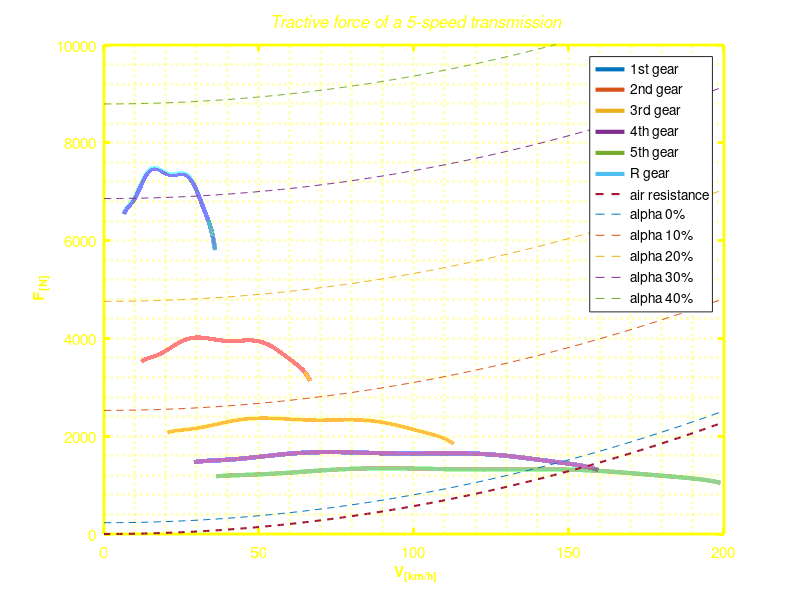
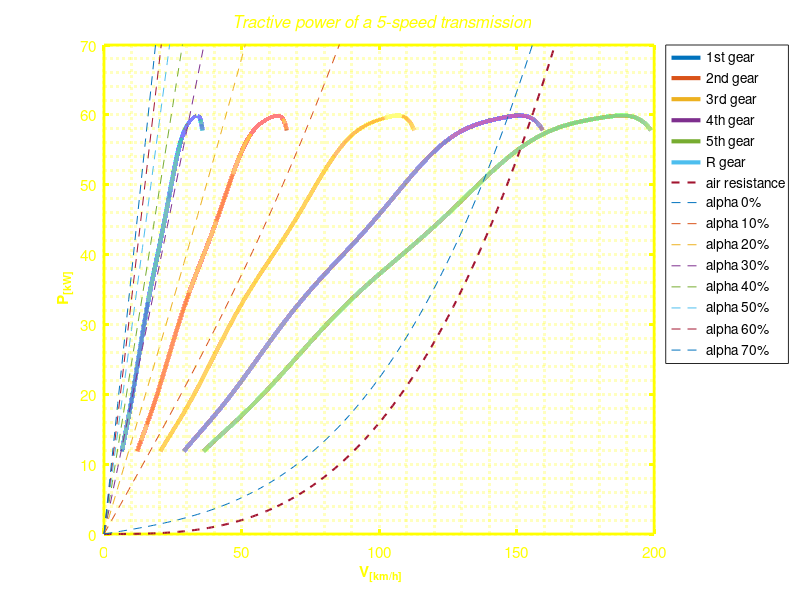
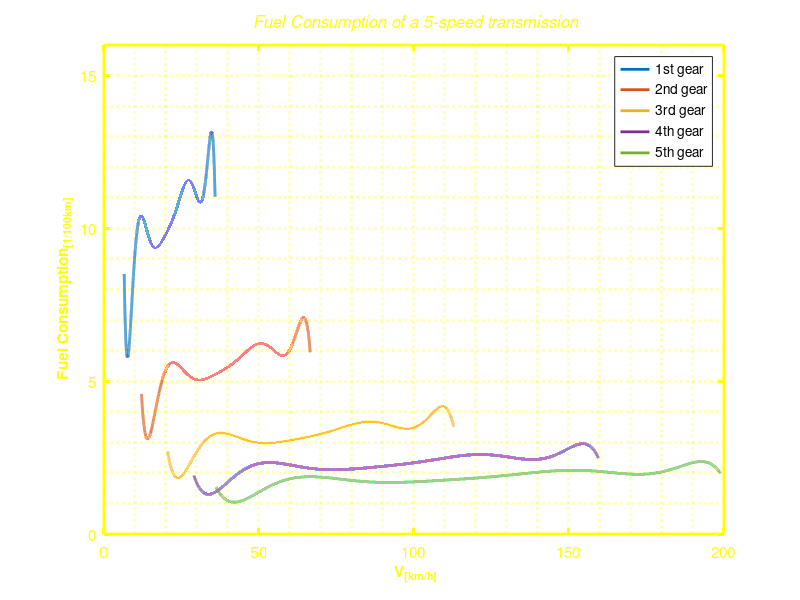
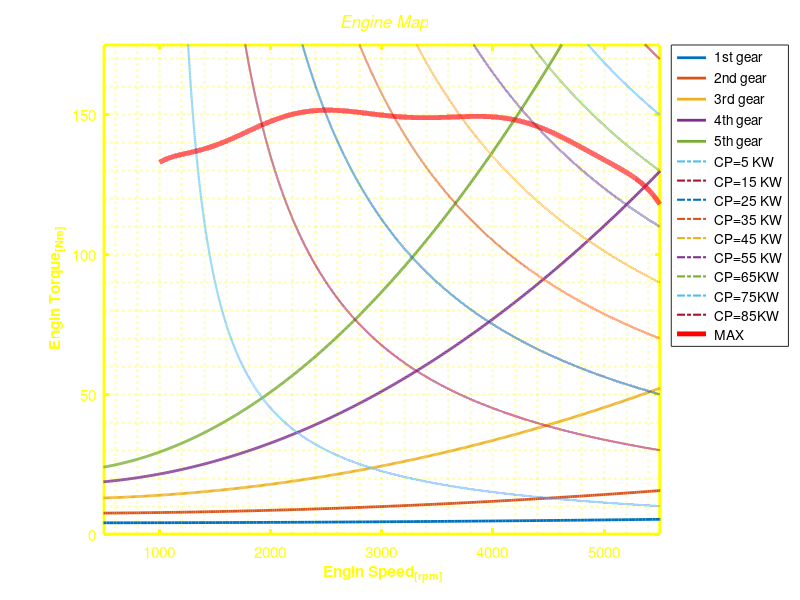

MATLAB code to generate these figures, in order:
%%be name khoda
%prozhe enteqal qodrat
%Dr. Shamekhi
%Mohammadreza Maleki
%9818874
%%$$$$$$$$$$$$$$$$$$$$$$$$$$$$$$$$$$$$$$$$$$$$$$$$$%%
%motor dovom
clc;
close All;
clear All;

M= 2355; 
g=9.81;
A=2.47;
c_d=0.49; 
d_air=1.225 ;
i_g=[4.452,2.398,1.414,1,0.802,4.4725];
Fd_r=4.875;
eff=0.85;
r_d=0.375;
d_fuel=755;

%%%%%%%%%%%%%%%%%%%%%%%%%%%%%%%%%%%%%%%%%%%%%%%%%%%%%%%%%%%

friction_data=[0.0122 0.0124 0.0132 0.015 0.022 0.033];
velocity_data=[0 50 100 150 200 250];
v=0:10:200;   
f_r=(54804637155863*v.^4)/4835703278458516698824704 - (5784933922007731*v.^3)/2417851639229258349412352 + (4606930857732759*v.^2)/18889465931478580854784 - (7096042757327543*v)/1180591620717411303424 + 1785083920872921/144115188075855872;

%%%%%%%%%%%%%%%%%%%%%%%%%%%%%%%%%%%%%%%%%%%%%%%%%%%%%%%%%%%

N_data=1000:500:5500;
T_data=[133 139 148 151 151 148 150 144 134 118];
MUe = 3250;
SIG = 1514;
N=1000:0.1:5500; 
x = (N-MUe)/SIG;
T_E =   -5.429  *x.^8 + -0.4627*x.^7 + 26.88*x.^6 +  0.01767*x.^5 +   -44.51*x.^4 +  1.165 *x.^3 +14.99*x.^2+ -2.712 *x + 149.1 ;

for  i=1:1:6

%%%%%%%%%%%%%%%%%%%%%%%%%%%%%%%%%%%%%%%%%%%%%%%%%

F_ZA= eff * i_g(i) .* Fd_r .* T_E / ( r_d * 1000 );
V  = N * 2 * pi * r_d * 3.6 /( i_g(i) * Fd_r * 60);

%%%%%%%%%%%%%%%%%%%%%%%%%%%%%%%%%%%%%%%%%%%%%%%%%

figure(1)

plot ( V ,1000* F_ZA , 'linewidth' ,3) 
hold on;

%%%%%%%%%%%%%%%%%%%%%%%%%%%%%%%%%%%%%%%%%%%%%%%%%
 
Power    = F_ZA .* V / 3.6 ;  

%%%%%%%%%%%%%%%%%%%%%%%%%%%%%%%%%%%%%%%%%%%%%%%%

figure(2)
    
plot ( V , Power , 'linewidth' , 3 )
hold on;
%%%%%%%%%%%%%%%%%%%%%%%%%%%%%%%%%%%%%%%%%%%%%%%

Grad     = ( 0 :10 : 70 )' ;                                              
Velocity     = 0 : 1 : 200 ;                                               
alpha = atan ( Grad / 100 ) ;                                             
Ff=( M * g * ( 0.01 * cos( alpha ) + sin( alpha ) )* (ones(1,201)) + (ones(8,1))*(0.5 * d_air * c_d * A * (( Velocity / 3.6 ).^2 ) ))/ 1000;
%Ff    = (( M * G * (( 0.01 * cos( alpha ) + sin( alpha ) )))* (ones(1,25001))+ (ones(8,1))*(0.5 * d_air * c_d * A * ( Velocity / 3.6 ).^2  / 1000));  % Resistance Force (KN
F_air  = ( 0.5 * d_air * c_d * A * ( Velocity / 3.6 ).^2 ) / 1000 ;               
Pwf    = Ff .*((ones(8,1))* Velocity / 3.6) ;                                                
resistanceair  = F_air .* Velocity / 3.6 ;  

%%%%%%%%%%%%%%%%%%%%%%%%%%%%%%%%%%%%%%%%%%%%%%%%

end

%%%%%%%%%%%%%%%%%%%%%%%%%%%%%%%%%%%%%%%%%%%%%%%%%

figure(1)

plot ( Velocity ,1000* F_air ,'--','linewidth',1.5)
hold on
plot (  Velocity ,1000* Ff ,' -- ' )
hold on


%%%%%%%%%%%%%%%%%%%%%%%%%%%%%%%%%%%%%%%%%%%%%%%%%

figure(2)

plot ( Velocity , resistanceair , '--', 'linewidth' , 1.5 )
hold on;
plot ( Velocity , Pwf , '--' )
hold on

%%%%%%%%%%%%%%%%%%%%%%%%%%%%%%%%%%%%%%%%%%%%%%%%%

%fuel consumption %

%sfc=[300 300 325 290 305 330 360 365 400 440 ];
rpm1=1000:0.1:5500;
p1 = -120.8;
p2 = 28.89;
p3 = 468.7;
p4 =-106.3;
p5 =-487.8;
p6 = 98.22;
p7 = 80.2;
p8 = 14.3;
p9 = 73.86;
p10 = 317;
mu1 = 3250 ;
sigma2= 1514;
x = (rpm1-mu1)/sigma2;
 
sfc= p1*x.^9 + p2*x.^8 + p3*x.^7 + p4*x.^6 + p5*x.^5 + p6*x.^4 + p7*x.^3 + p8*x.^2 + p9*x + p10;
P_e   = T_E .* rpm1 * 2 * pi/ 6000 ;

 for ii  = 1:5
     
%%%%%%%%%%%%%%%%%%%%%%%%%%%%%%%%%%%%%%%%%%%%%%%%%%%%%%%%%%%%%%%

Vv = rpm1 * 2 * pi * r_d*3.6  /( i_g(ii) * Fd_r * 60) ;                       % Vehicle Linear Velocity (Km/h)
FC  = sfc .* P_e  ./ ( d_fuel * Vv );                                     % Fuel Consumption (lit/100Km)

%%%%%%%%%%%%%%%%%%%%%%%%%%%%%%%%%%%%%%%%%%%%%%%%%%%%%%%%%%%%%%%

figure(3)

plot ( Vv , FC, 'linewidth', 2 )
hold on;

%%%%%%%%%%%%%%%%%%%%%%%%%%%%%%%%%%%%%%%%%%%%%%%%%%%%%%%%%%%%%%%%

 end

% engine map %

%%%%%%%%%%%%%%%%%%%%%%%%%%%%%%%%%%%%%%%%%%%%%%%%%%%%%%%%%%%%%%%%%%%
 
S=linspace(0,200,1001);
F_ZB  = ( M * g * ( 0.01*cos(0) ) + 0.5 * d_air * c_d * A * ( S / 3.6 ).^2 ) / 1000 ;
T_ZB  = F_ZB * r_d ;

for iii=1:1:5 

%%%%%%%%%%%%%%%%%%%%%%%%%%%%%%%%%%%%%%%%%%%%%%%%%%%%%%%%%%%%

T_resist = T_ZB * 1000 / ( i_g(iii) * Fd_r ) ;
vr = i_g(iii) * Fd_r * 60 * S / ( 2 * pi * r_d * 3.6 ) ;

%%%%%%%%%%%%%%%%%%%%%%%%%%%%%%%%%%%%%%%%%%%%%%%%%%%%%%%%%%%%

figure(4)
   
plot ( vr , T_resist,'linewidth',2 )   
hold on

%%%%%%%%%%%%%%%%%%%%%%%%%%%%%%%%%%%%%%%%%%%%%%%%%%%%%%%%%%%%%%%%

end

%%%%%%%%%%%%%%%%%%%%%%%%%%%%%%%%%%%%%%%%%%%%%%%%%%%%%%%%%%%%%%%%%

rpm2=linspace(0,5000,45001);

%%%%%%%%%%%%%%%%%%%%%%%%%%%%%%%%%%%%%%%%%%%%%%%%%%%%%%%%%%%%%%%%

for P = (5 : 10 : 85)';
 
%%%%%%%%%%%%%%%%%%%%%%%%%%%%%%%%%%%%%%%%%%%%%%%%%%%%%%%%%%%%%%%
    
T =( P*ones(1,45001)) * 1*10^4 ./ (ones(9,1)* rpm2)  ;

%%%%%%%%%%%%%%%%%%%%%%%%%%%%%%%%%%%%%%%%%%%%%%%%%%%%%%%%%%%%%%%%

figure(4)
   
plot ( N , T , '-.', 'linewidth' , 1.5)
hold on

%%%%%%%%%%%%%%%%%%%%%%%%%%%%%%%%%%%%%%%%%%%%%%%%%%%%%%%%%%%%%%%%
end

figure(4)

plot ( N , T_E ,'r ','linewidth',3.5 );
hold on

%%%%%%%%%%%%%%%%%%%%%%%%%%%%%%%%%%%%%%%%%%%%%%%%%%%%%%%%%%%%%%%%%%

figure(1)

title('\it Tractive force of a 5-speed transmission','fontsize',18,'color',[1 1 0]);
set(gca,'color',[0.75 0.75 0.75],'Xlim',[0 200],'Xcolor',[1 1 0],'Ylim',[0 10000],'Ycolor',[1 1 0],'fontsize',11,'linewidth',2);
set(gcf,'color',[0 0 0])
xlabel('\it\bf V_[_k_m_/_h_]','fontsize', 11, 'color',[1 1 0]);
ylabel('\it\bf F_[_N_]','fontsize', 11, 'color',[1 1 0]);
legend( {'1st gear' , '2nd gear' , '3rd gear' , '4th gear' ,'5th gear', 'R gear', 'air resistance' , 'alpha 0%' , 'alpha 10%' , 'alpha 20%' , 'alpha 30%' , 'alpha 40%'} );
grid minor 

%%%%%%%%%%%%%%%%%%%%%%%%%%%%%%%%%%%%%%%%%%%%%%%%%%%%%%%%%%%%%%%%%%

figure(2)

title('\it Tractive power of a 5-speed transmission','fontsize',18,'color',[1 1 0]);
set(gca,'color',[0.75 0.75 0.75],'Xlim',[0 200],'Xcolor',[1 1 0],'Ylim',[0 70],'Ycolor',[1 1 0],'fontsize',11,'linewidth',2);
set(gcf,'color',[0 0 0])
xlabel('\it\bf V_[_k_m_/_h_]','fontsize', 11, 'color',[1 1 0]);
ylabel('\it\bf P_[_k_W_]','fontsize', 11, 'color',[1 1 0]);
legend( {'1st gear' , '2nd gear' , '3rd gear' , '4th gear' ,'5th gear', 'R gear','air resistance', 'alpha 0%' , 'alpha 10%' , 'alpha 20%' , 'alpha 30%' , 'alpha 40%', 'alpha 50%' , 'alpha 60%', 'alpha 70%' }, 'location' , 'bestoutside' );
grid minor 

%%%%%%%%%%%%%%%%%%%%%%%%%%%%%%%%%%%%%%%%%%%%%%%%%%%%%%%%%%%%%%%%%

figure(3)

title('\it Fuel Consumption of a 5-speed transmission','fontsize',18,'color',[1 1 0]);
set(gca,'color',[0.75 0.75 0.75],'Xlim',[0 200],'Xcolor',[1 1 0],'Ylim',[0 16],'Ycolor',[1 1 0],'fontsize',11,'linewidth',2);
set(gcf,'color',[0 0 0])
xlabel('\it\bf V_[_k_m_/_h_]','fontsize', 11, 'color',[1 1 0]);
ylabel('\it\bf Fuel Consumption_[_1_/_1_0_0_k_m_]','fontsize', 11, 'color',[1 1 0]);
legend( {'1st gear' , '2nd gear' , '3rd gear' , '4th gear' ,'5th gear'});
grid minor 

%%%%%%%%%%%%%%%%%%%%%%%%%%%%%%%%%%%%%%%%%%%%%%%%%%%%%%%%%%%%%%%%%%

figure(4)

title('\it Engine Map','fontsize',18,'color',[1 1 0]);
set(gca,'color',[0.75 0.75 0.75],'Xlim',[500 5500],'Xcolor',[1 1 0],'Ylim',[0 175],'Ycolor',[1 1 0],'fontsize',11,'linewidth',2);
set(gcf,'color',[0 0 0])
xlabel('\it\bf Engin Speed_[_r_p_m_]','fontsize', 11, 'color',[1 1 0]);
ylabel('\it\bf Engin Torque_[_N_m_]','fontsize', 11, 'color',[1 1 0]);
legend ( {' 1st gear' , ' 2nd gear' , ' 3rd gear' , ' 4th gear' , ' 5th gear '  , ' CP=5 KW' , ' CP=15 KW' , ' CP=25 KW' , ' CP=35 KW' , ' CP=45 KW' , ' CP=55 KW',' CP=65KW' ,' CP=75KW',' CP=85KW',' MAX ' } , 'Location' , 'bestoutside')
grid minor 
